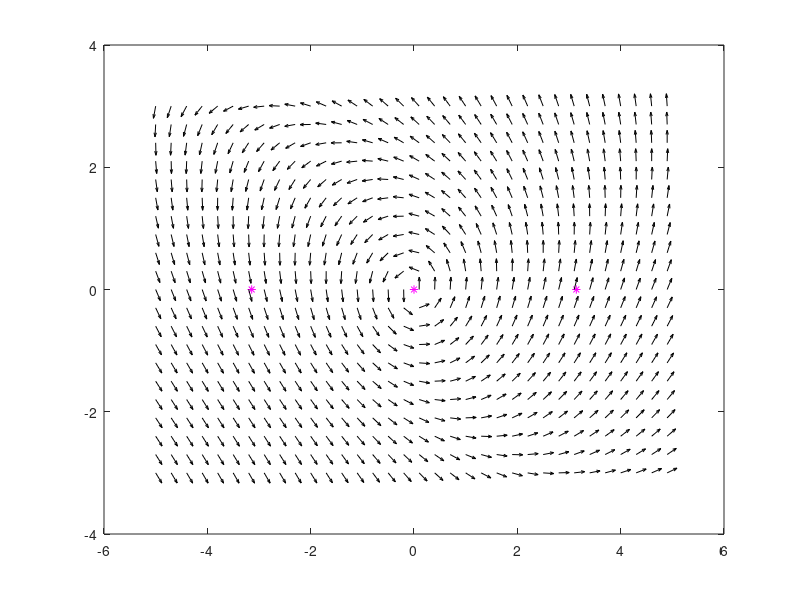

This figure's MATLAB source: (Note: this script raises an error after producing the figure.)
function phasemove
    clc
    tmax=9;
    x=-5:0.3:5;
    y=-3:0.3:3;
    [X,Y]=meshgrid(x,y);
    plot(pi,0,'m*',-pi,0,'m*',0,0,'m*')
    axis([-6,6,-4,4])
    hold on
    eps=0.1;
    
    function z=ff(t,y)
        %z=[y(2);sin(y(1)+y(2))];
        z=[-y(2)+eps*y(1)^2;y(1)+eps*y(2)^3];
    end
    %deltax=Y;
    %deltay=sin(X+Y);
    deltax=-Y+eps*X.^2;
    deltay=X+eps*Y.^3;
    d=sqrt(deltax.^2+deltay.^2);
    quiver(X,Y,deltax./d,deltay./d,0.5,'k')
    [x0,y0]=ginput(1);
    plot(x0,y0,'go')
    [T,Z]=ode45(@ff,[0,tmax],[x0,y0]);
    for k=1:length(T)
        plot(Z([1:k],1),Z([1:k],2),'b')
        M(k)=getframe;
    end
end
